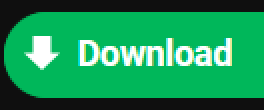
#> input picture Alternative/NewPipe/target.png, 132 x 55 px (shown 2 times larger)
$ python test3.py
#> lines starting #> are read from the running program, lines starting #| are printed output that depends on the picture
import time
import cv2
import numpy as np
import pyautogui

IMAGE = "target.png"
WAIT_TIME = 4        # seconds
CONFIDENCE = 0.85

print(f"Waiting {WAIT_TIME} seconds for screen to load...")
time.sleep(WAIT_TIME)

# Load template
template = cv2.imread(IMAGE, cv2.IMREAD_GRAYSCALE)
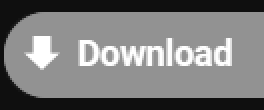
#> template: shape (55, 132) (shown 2 times larger); min 15, max 255, mean 122.3
if template is None:
    raise FileNotFoundError("target.png not found")

w, h = template.shape[::-1]
#> w = 132; h = 55

# Take ONE screenshot
screenshot = pyautogui.screenshot()
#> (the run stopped early here; a loop or call above may not have finished)
